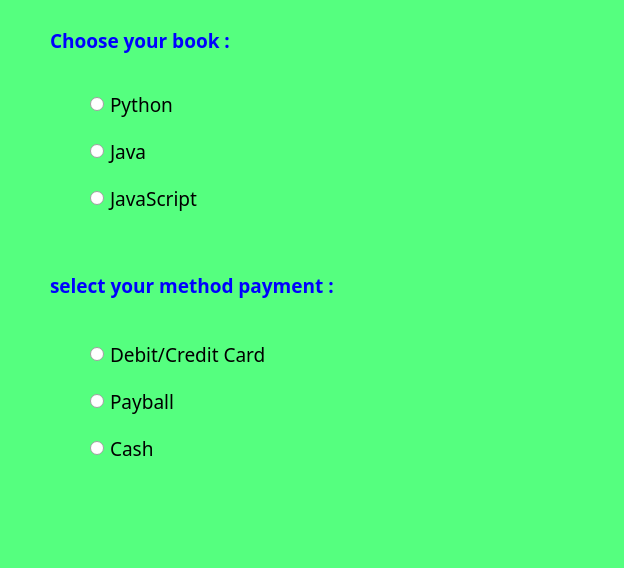
<?xml version="1.0" encoding="UTF-8"?>
<ui version="4.0">
 <class>Dialog</class>
 <widget class="QDialog" name="Dialog">
  <property name="geometry">
   <rect>
    <x>0</x>
    <y>0</y>
    <width>624</width>
    <height>568</height>
   </rect>
  </property>
  <property name="windowTitle">
   <string>Dialog</string>
  </property>
  <property name="styleSheet">
   <string notr="true">QDialog{
border-color: rgb(255, 255, 127);
background-color: rgb(85, 255, 127);
}
QLabel
{
	
	color: rgb(0, 0, 255);
}</string>
  </property>
  <widget class="QLabel" name="label">
   <property name="geometry">
    <rect>
     <x>50</x>
     <y>10</y>
     <width>221</width>
     <height>61</height>
    </rect>
   </property>
   <property name="font">
    <font>
     <family>Roboto Slab SemiBold</family>
     <pointsize>14</pointsize>
     <weight>75</weight>
     <bold>true</bold>
    </font>
   </property>
   <property name="text">
    <string>Choose your book :</string>
   </property>
  </widget>
  <widget class="QLabel" name="label_2">
   <property name="geometry">
    <rect>
     <x>50</x>
     <y>260</y>
     <width>371</width>
     <height>51</height>
    </rect>
   </property>
   <property name="font">
    <font>
     <family>Roboto Slab SemiBold</family>
     <pointsize>14</pointsize>
     <weight>75</weight>
     <bold>true</bold>
    </font>
   </property>
   <property name="text">
    <string>select your method payment :</string>
   </property>
  </widget>
  <widget class="QLabel" name="label_3">
   <property name="geometry">
    <rect>
     <x>50</x>
     <y>500</y>
     <width>451</width>
     <height>51</height>
    </rect>
   </property>
   <property name="font">
    <font>
     <family>Roboto Slab SemiBold</family>
     <pointsize>14</pointsize>
     <weight>75</weight>
     <bold>true</bold>
    </font>
   </property>
   <property name="text">
    <string/>
   </property>
  </widget>
  <widget class="QWidget" name="">
   <property name="geometry">
    <rect>
     <x>90</x>
     <y>80</y>
     <width>114</width>
     <height>143</height>
    </rect>
   </property>
   <layout class="QVBoxLayout" name="verticalLayout">
    <item>
     <widget class="QRadioButton" name="radioButton_python">
      <property name="font">
       <font>
        <family>Oswald</family>
        <pointsize>14</pointsize>
       </font>
      </property>
      <property name="text">
       <string>Python</string>
      </property>
     </widget>
    </item>
    <item>
     <widget class="QRadioButton" name="radioButton_java">
      <property name="font">
       <font>
        <family>Oswald</family>
        <pointsize>14</pointsize>
       </font>
      </property>
      <property name="text">
       <string>Java</string>
      </property>
     </widget>
    </item>
    <item>
     <widget class="QRadioButton" name="radioButton_js">
      <property name="font">
       <font>
        <family>Oswald</family>
        <pointsize>14</pointsize>
       </font>
      </property>
      <property name="text">
       <string>JavaScript</string>
      </property>
     </widget>
    </item>
   </layout>
  </widget>
  <widget class="QWidget" name="">
   <property name="geometry">
    <rect>
     <x>90</x>
     <y>330</y>
     <width>176</width>
     <height>143</height>
    </rect>
   </property>
   <layout class="QVBoxLayout" name="verticalLayout_2">
    <item>
     <widget class="QRadioButton" name="radioButton_deb">
      <property name="font">
       <font>
        <family>Oswald</family>
        <pointsize>14</pointsize>
        <weight>50</weight>
        <bold>false</bold>
       </font>
      </property>
      <property name="text">
       <string>Debit/Credit Card</string>
      </property>
     </widget>
    </item>
    <item>
     <widget class="QRadioButton" name="radioButton_payball">
      <property name="font">
       <font>
        <family>Oswald</family>
        <pointsize>14</pointsize>
        <weight>50</weight>
        <bold>false</bold>
       </font>
      </property>
      <property name="text">
       <string>Payball</string>
      </property>
     </widget>
    </item>
    <item>
     <widget class="QRadioButton" name="radioButton_deb_2">
      <property name="font">
       <font>
        <family>Oswald</family>
        <pointsize>14</pointsize>
        <weight>50</weight>
        <bold>false</bold>
       </font>
      </property>
      <property name="text">
       <string>Cash</string>
      </property>
     </widget>
    </item>
   </layout>
  </widget>
 </widget>
 <resources/>
 <connections/>
</ui>
